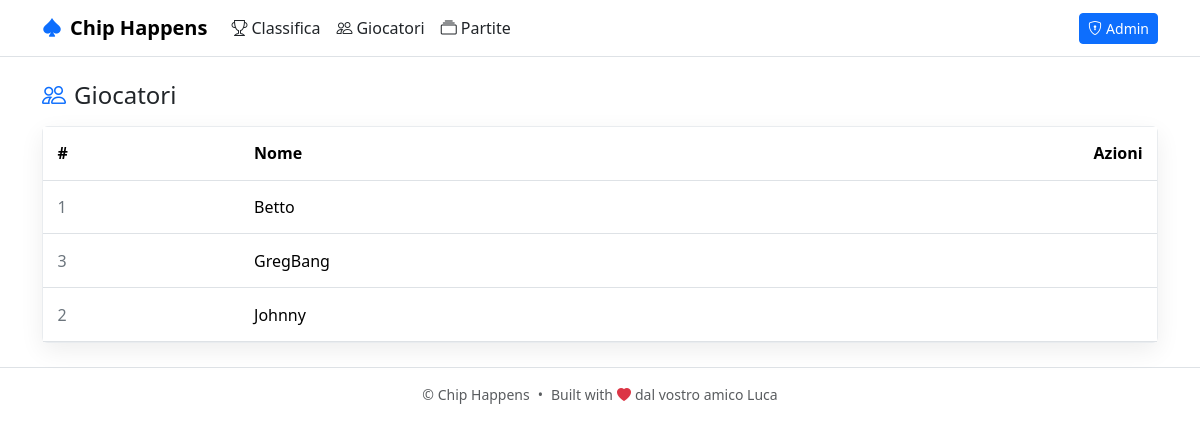
The page /players on the database its author committed.
### models.py (models this page shows)
class Player(db.Model):
    __tablename__ = 'players'
    id = db.Column(db.Integer, primary_key=True)
    name = db.Column(db.String(80), unique=True, nullable=False)

### app.py (the view)
    @app.route("/players")
    def players():
        players = Player.query.order_by(Player.name.asc()).all()
        form = PlayerForm() if current_user.is_authenticated else None
        return render_template("players.html", players=players, form=form)

### templates/players.html (shortened to what this page needs)
{% extends 'base.html' %}
{% block content %}
<div class="d-flex justify-content-between align-items-center mb-3 flex-wrap gap-2">
  <h2 class="h4 mb-0"><i class="bi bi-people me-2 text-primary"></i>Giocatori</h2>
</div>
<div class="card card-lift">
  <div class="card-body p-0">
    <div class="table-responsive">
      <table class="table table-hover align-middle mb-0 table-stretch">
        <thead class="table-light-subtle">
          <tr><th class="w-1">#</th><th>Nome</th><th class="text-end w-1">Azioni</th></tr>
        </thead>
        <tbody>
          {% for p in players %}
          <tr>
            <td class="text-body-tertiary">{{ p.id }}</td>
            <td class="fw-medium">{{ p.name }}</td>
            <td class="text-end">
            </td>
          </tr>
          {% endfor %}
        </tbody>
      </table>
    </div>
  </div>
</div>
{% endblock %}

### static/styles.css (style rules this page uses)
:root { --bg: #f8f9fa; --card: #ffffff; --border: #e9ecef; --text: #212529; --muted: #6c757d; --primary: #0d6efd; --shadow: 0 8px 24px rgba(0,0,0,.07); }
html, body { height: 100%; }
body { background: var(--bg); color: var(--text); }
.navbar, .bg-body, .bg-white, .bg-body-tertiary { background: #fff !important; }
.card { background: var(--card); border-color: var(--border); }
.card-lift { border: 1px solid var(--border); box-shadow: var(--shadow); transition: transform .12s ease, box-shadow .12s ease; }
.table-stretch th, .table-stretch td { padding: .9rem .9rem; }
.text-body-tertiary { color: var(--muted) !important; }

### rows shown on the page
Player: id "1", name "Betto"
Player: id "3", name "GregBang"
Player: id "2", name "Johnny"
